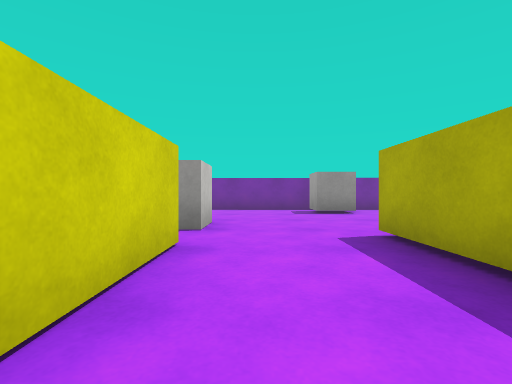
View 1 (above)

16 first-person views from a walk through a scene from a Unity 3-D project. The camera is 0.55 m above the floor, looks level and sees 85° across. The floor is counted in squares, 1 m on a side. Each view is taken from the middle of a square. On the plan, view 1 faces up. The plan holds only what a view shows up to about 9 squares ahead; the rest is blank. The player character is not drawn. Surface patterns are stand-ins for the level's own textures.

View 2
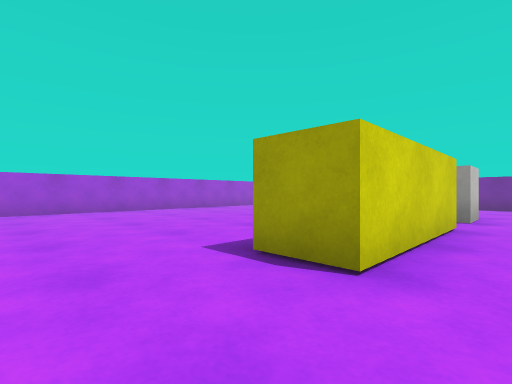

View 3
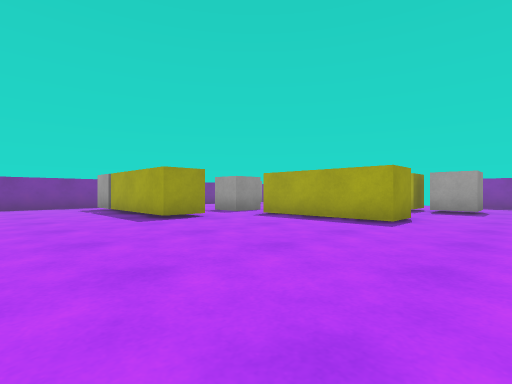

View 4
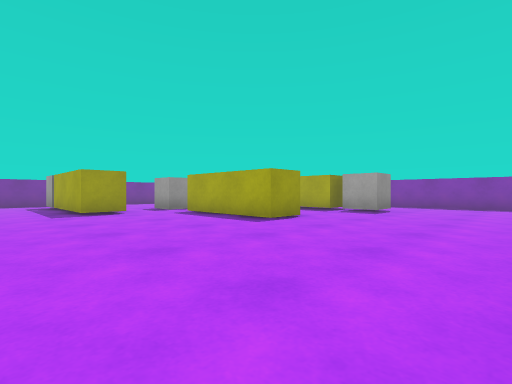

View 5
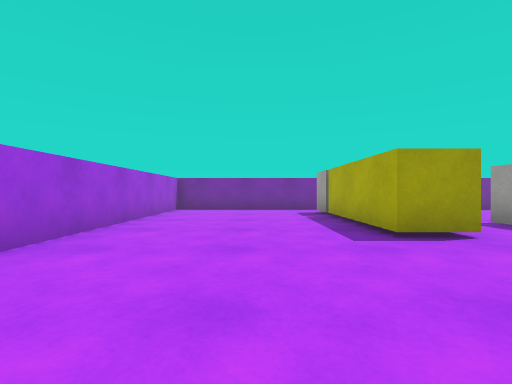

View 6
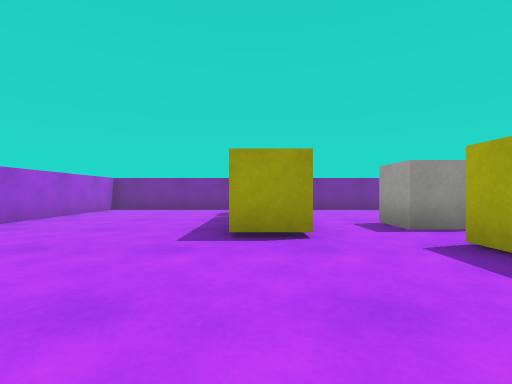

View 7
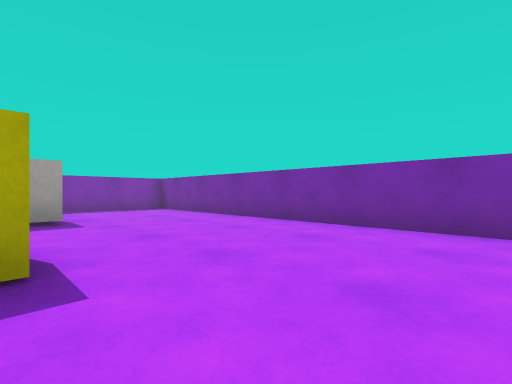

View 8
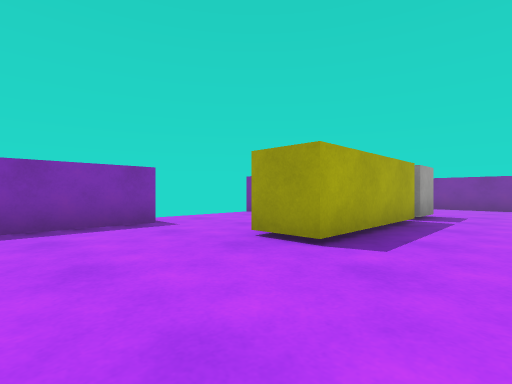

View 9
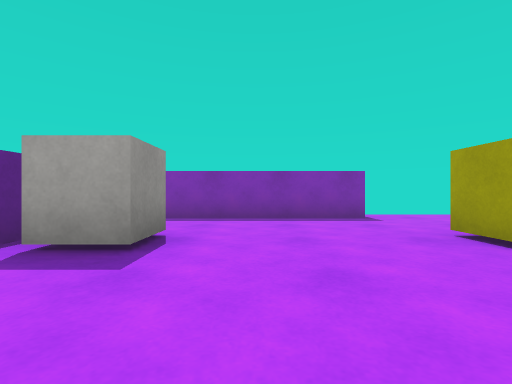

View 10
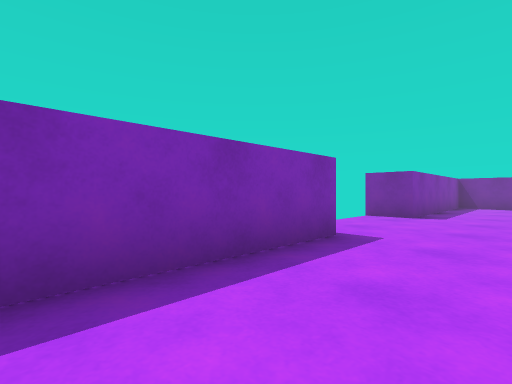

View 11
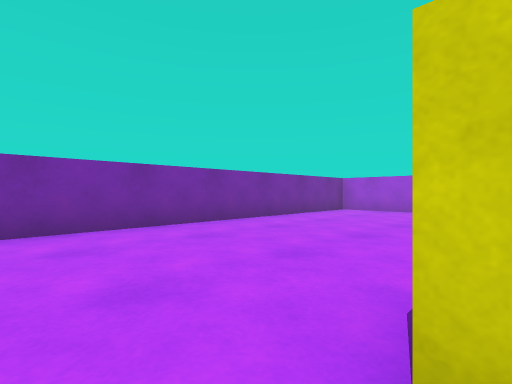

View 12
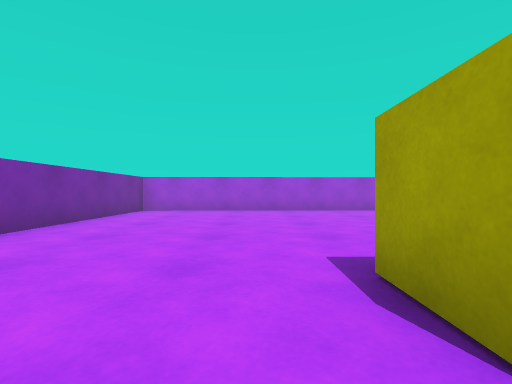

View 13
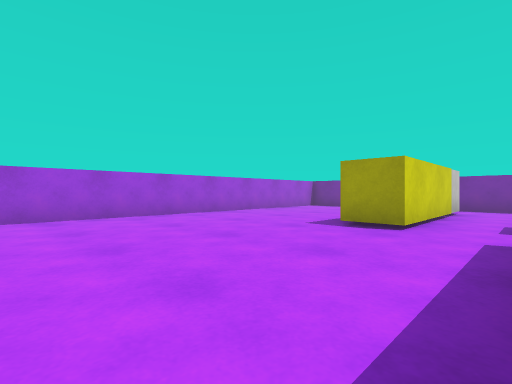

View 14
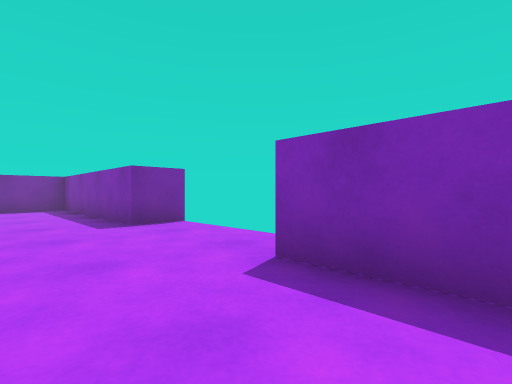

View 15
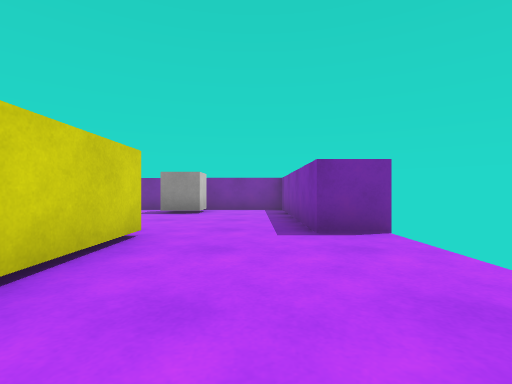

View 16
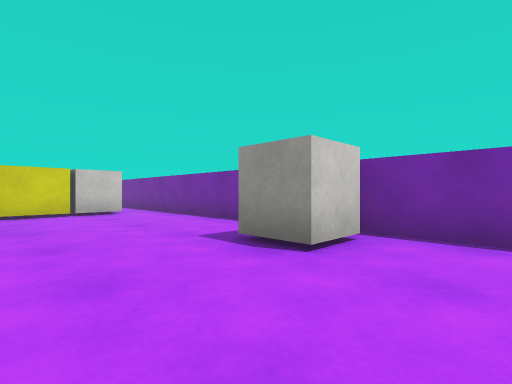

### Floor plan
Ten units are one square. View 1 is at (0, 0); x grows to the right and y downward. Boxes are objects, and circles mark ways between rooms. Rooms are numbered by the first view taken in them; rooms with no view inside come last. Other rooms are left out.
<svg viewBox="-90 -93 154 141">
<path fill="none" stroke="#000" d="M-8 2 -18 2 -18 -30M-33 -33 -43 -33 -43 -64M-46 -87 -85 -88 -82 43 45 43M48 40 48 6M-8 -30 -8 2M-33 -65 -33 -33M16 -4 16 -35 26 -35 26 -15M59 -37 48 -37 48 -86 -46 -87M48 6 48 -6 59 -6"/>
<rect x="15" y="-5" width="10" height="20" fill="#bbb"><title>white cube</title></rect>
<rect x="-45" y="-75" width="10" height="10" fill="#bbb"><title>white cube</title></rect>
<rect x="-25" y="-55" width="20" height="20" fill="#bbb"><title>white cube</title></rect>
<rect x="15" y="-85" width="10" height="20" fill="#bbb"><title>white cube</title></rect>
<circle cx="-30" cy="-40" r="3" fill="#2a7"/>
<circle cx="-40" cy="-75" r="3" fill="#2a7"/>
<circle cx="20" cy="-8" r="3" fill="#2a7"/>
<text x="-40" y="0">1</text>
<text x="10" y="-50">2</text>
</svg>
Room 1 opens to room 2.

Where each view was taken, in squares from view 1:
view 1: 0 up, 0 right, facing up
view 2: 2 down, 0 right, facing up-left
view 3: 2 down, 7 left, facing up-right
view 4: 4 down, 6 left, facing up-right
view 5: 0 up, 6 left, facing up
view 6: 0 up, 4 left, facing up
view 7: 0 up, 4 left, facing down-right
view 8: 6 up, 0 right, facing down-right
view 9: 6 up, 1 left, facing right
view 10: 7 up, 3 right, facing down-right
view 11: 0 up, 0 right, facing down-left
view 12: 1 down, 0 right, facing left
view 13: 1 down, 2 left, facing up-left
view 14: 1 down, 3 right, facing up-right
view 15: 0 up, 4 right, facing up
view 16: 5 up, 4 right, facing up-left
